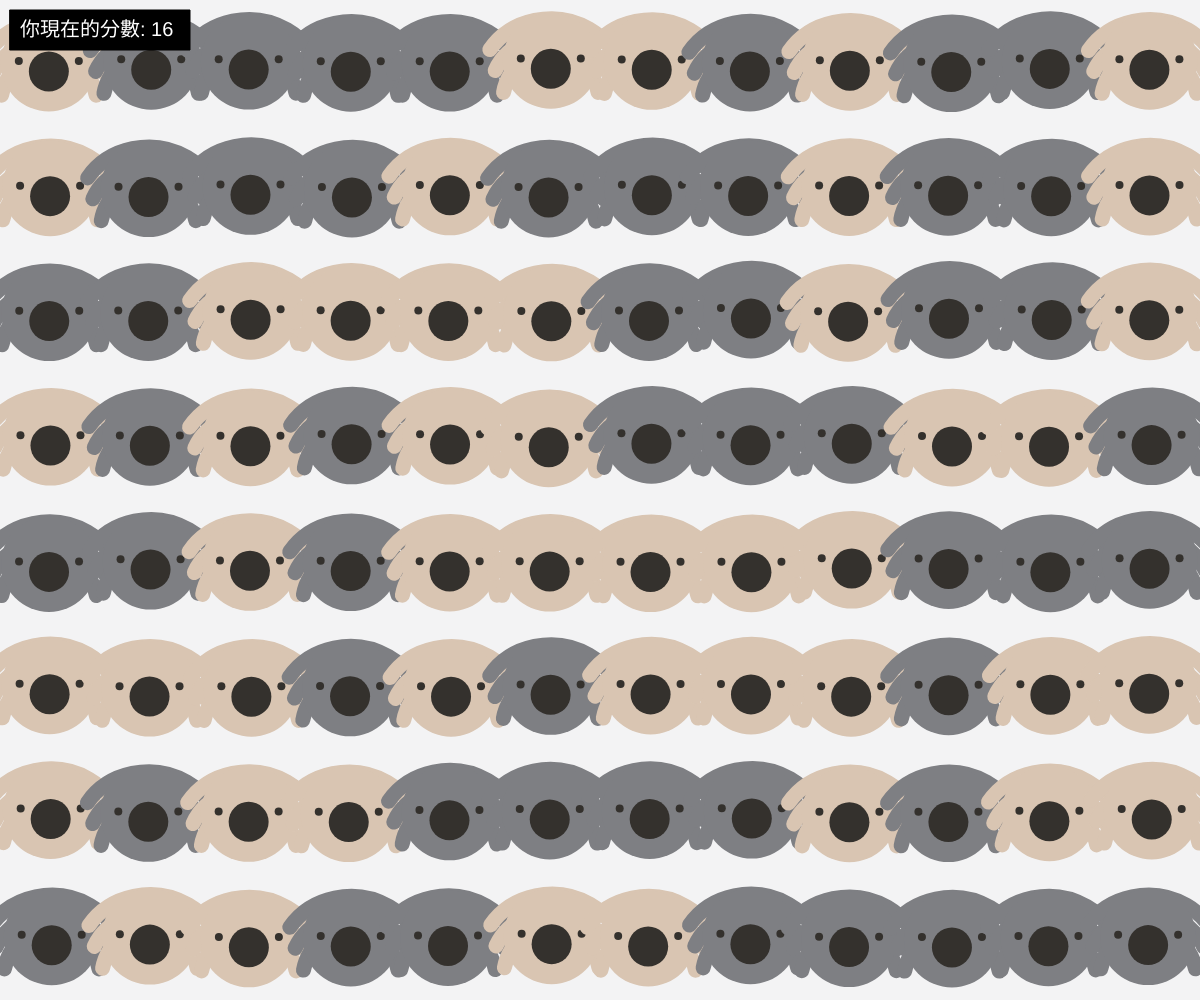
Frame 1 (no input)
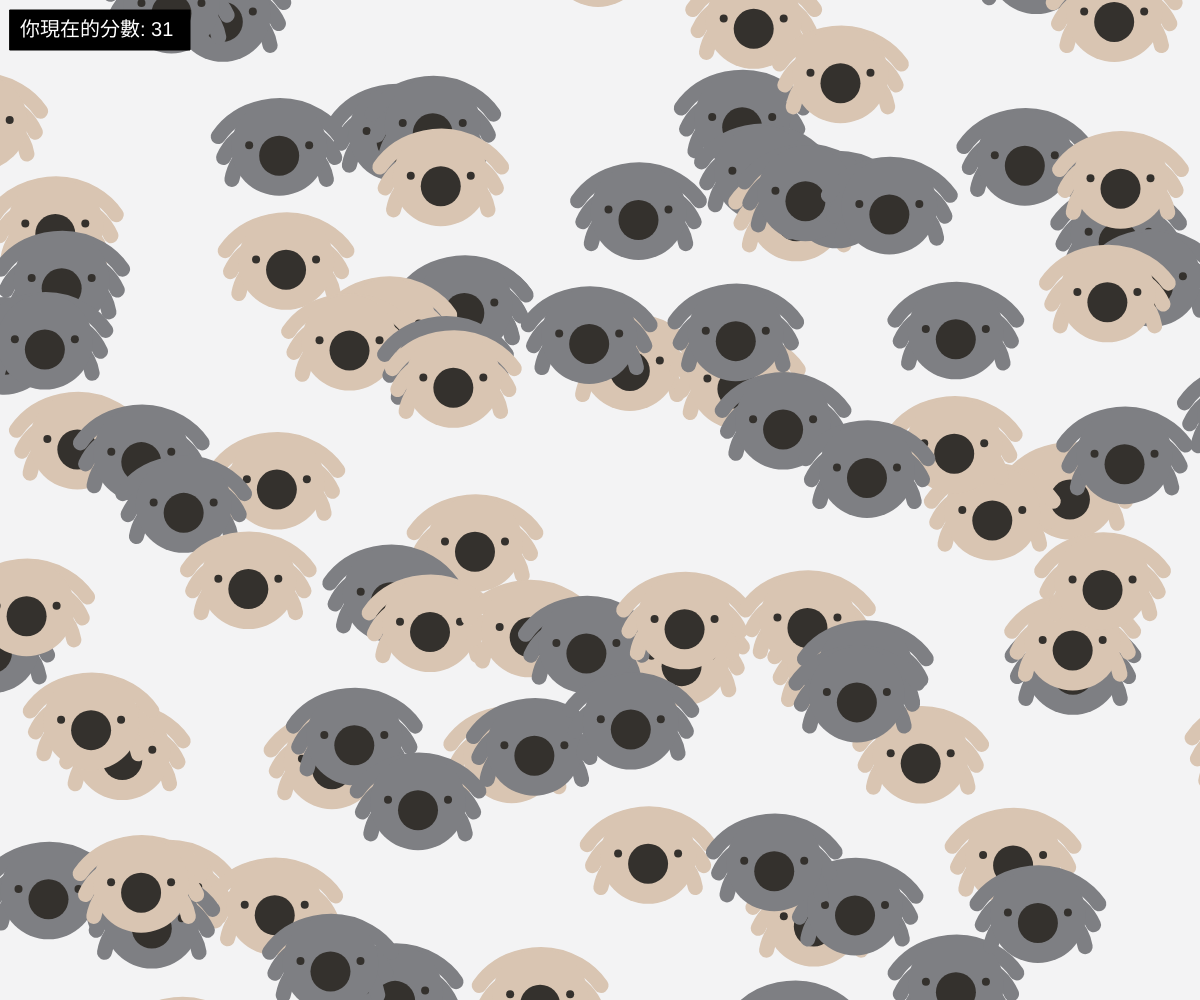
Frame 60 (no input)
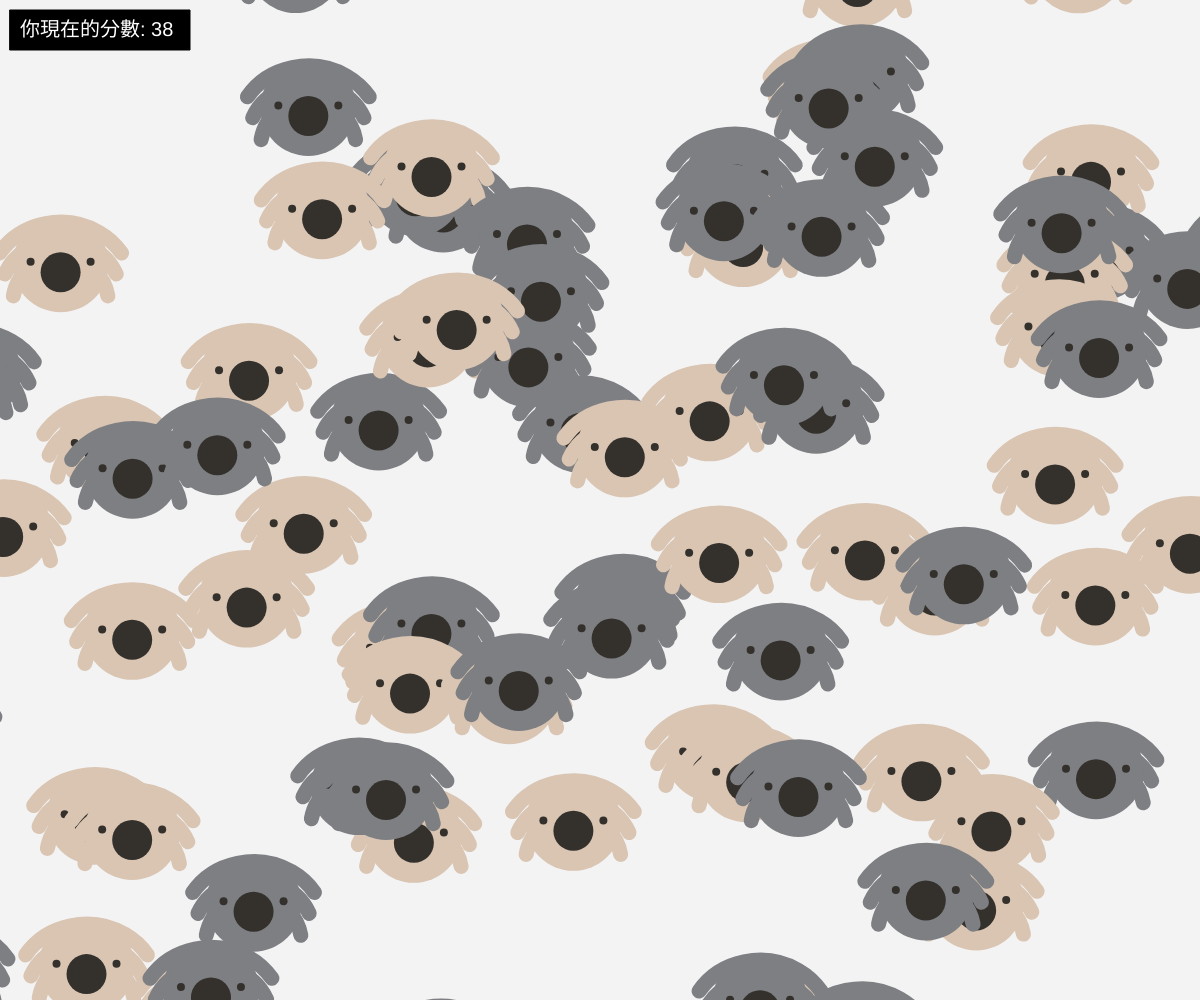
Frame 120 (the mouse pressed at the canvas centre since frame 60)

The p5.js sketch that drew these frames (run headless with seeded random() and noise() and a simulated clock; from frame 60 on, the mouse is pressed at the canvas centre):

// p5.js sketch
// ── sketch.js
let p = ["#7e7f83", "#d9c5b2"];
let bg = ["#f3f3f4"];
let score = 0; // 記錄碰到邊緣的次數
let scoredFlowers = new Set(); // 用來記錄已經得分的花朵

let flowers = [];

function setup() {
  createCanvas(windowWidth, windowHeight);
  angleMode(DEGREES);
  background(bg);

  let cols = floor(width / 100); // 計算列數
  let rows = floor(height / 120); // 計算行數
  let w = width / cols;
  let h = height / rows;

  for (let j = 0; j < rows; j++) {
    for (let i = 0; i < cols; i++) {
      let x = i * w + w / 2;
      let y = j * h + h / 2;

      let d = min(w, h) * 1.2; // 將直徑增大為格子寬高的 80%
      let c = random(p);

      let flower = new Flower(x, y, d, c);
      flowers.push(flower);
    }
  }

  // 在左上角新增記分板
  textAlign(LEFT, TOP);
  textSize(20);
  fill(0);
  rect(10, 10, 180, 40); // 白色背景
  fill(255);
  text("你現在的分數: " + score, 20, 20);
}

function draw() {
  background(bg);

  for (let flower of flowers) {
    flower.move();
    flower.display();

    // 檢查是否碰到螢幕邊緣且尚未得過分
    if (flower.checkBoundary() && !scoredFlowers.has(flower)) {
      score++; // 若碰到邊緣且尚未得過分，分數加 1
      scoredFlowers.add(flower); // 將此花朵加入已得分的集合中
    }
  }

  // 更新記分板顯示
  fill(0);
  rect(10, 10, 180, 40); // 白色背景
  fill(255);
  text("你現在的分數: " + score, 20, 20);
}

class Flower {
  constructor(x, y, diameter, color) {
    this.x = x;
    this.y = y;
    this.diameter = diameter;
    this.color = color;
    this.speedX = random(-2, 2); // x 方向的初始速度
    this.speedY = random(-2, 2); // y 方向的初始速度
  }

  move() {
    this.x += this.speedX;
    this.y += this.speedY;
  }

  // 檢查是否碰到螢幕邊緣
  checkBoundary() {
    if (
      this.x <= this.diameter / 2 ||
      this.x >= width - this.diameter / 2 ||
      this.y <= this.diameter / 2 ||
      this.y >= height - this.diameter / 2
    ) {
      return true;
    } else {
      return false;
    }
  }

  display() {
    let d = this.diameter;
    let c = this.color;

    push();
    translate(this.x, this.y);

    strokeWeight(d / 8); // 將線條寬度減小為直徑的 1/8
    stroke(c);
    noFill();
    arc(0, d / 3, d * 0.8, d * 0.8, 190, 350);
    arc(0, d / 4, d, d * 0.9, 200, 340);
    arc(0, d / 5, d * 1.2, d * 1.1, 210, 330);

    noStroke();
    fill(c);
    ellipse(0, 0, d * 0.8, d * 0.8); // 中心圓圈變小

    fill("#34312d");
    circle(-d / 4, -d / 50, d / 15); // 將眼睛變小
    circle(d / 4, -d / 50, d / 15);

    fill("#34312d");
    ellipse(0, d / 15, d / 3, d / 3); // 將鼻子變小

    pop();
  }
}
